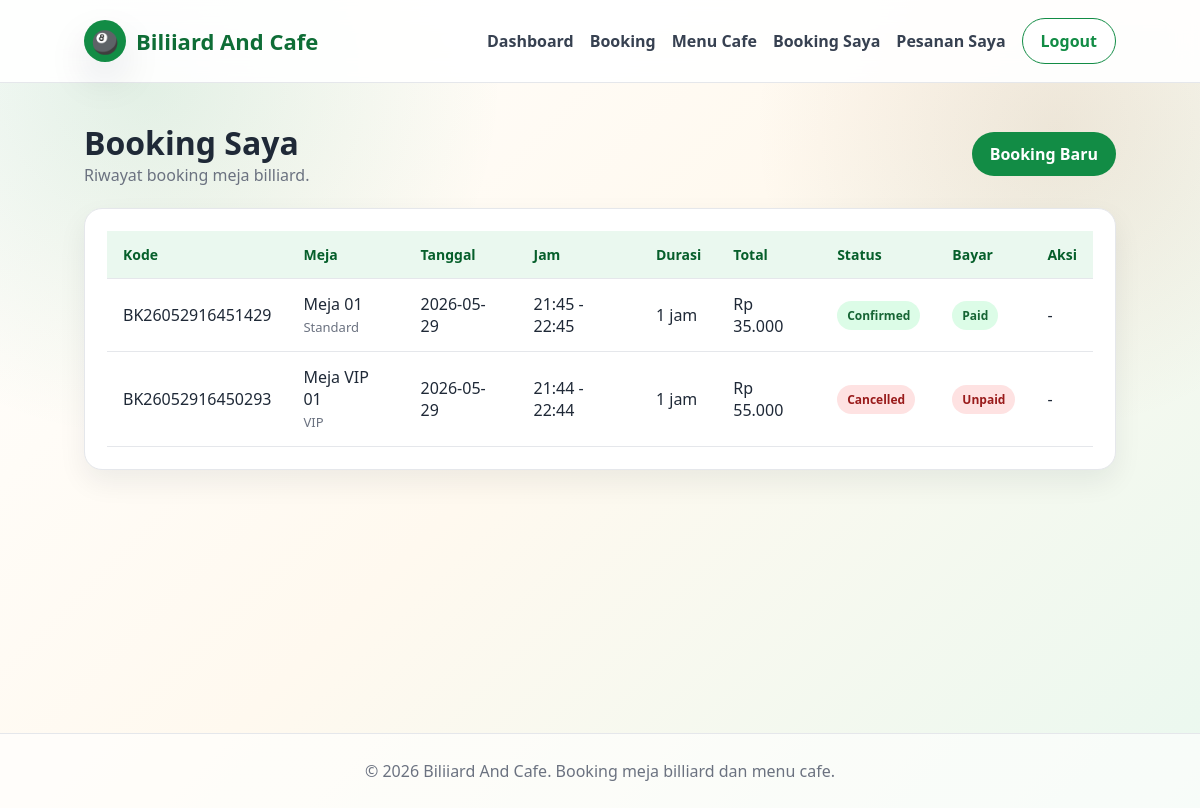
Page /user/my_bookings.php (signed in) on the committed database.
### tables this page shows
CREATE TABLE `bookings` (
  `id` int(11) NOT NULL,
  `booking_code` varchar(30) NOT NULL,
  `user_id` int(11) NOT NULL,
  `table_id` int(11) NOT NULL,
  `booking_date` date NOT NULL,
  `start_time` time NOT NULL,
  `end_time` time NOT NULL,
  `duration_hours` int(11) NOT NULL DEFAULT 1,
  `total_price` decimal(12,2) NOT NULL DEFAULT 0.00,
  `status` enum('pending','confirmed','completed','cancelled') NOT NULL DEFAULT 'pending',
  `payment_status` enum('unpaid','paid') NOT NULL DEFAULT 'unpaid',
  `notes` text DEFAULT NULL,
  `created_at` timestamp NOT NULL DEFAULT current_timestamp()
);

CREATE TABLE `billiard_tables` (
  `id` int(11) NOT NULL,
  `table_name` varchar(100) NOT NULL,
  `table_type` enum('Standard','VIP','Premium') NOT NULL DEFAULT 'Standard',
  `price_per_hour` decimal(12,2) NOT NULL DEFAULT 0.00,
  `status` enum('available','maintenance','inactive') NOT NULL DEFAULT 'available',
  `description` text DEFAULT NULL,
  `created_at` timestamp NOT NULL DEFAULT current_timestamp()
);

### includes/functions.php (called while the page is built, shortened)
<?php
function e($value) {
    return htmlspecialchars((string)$value, ENT_QUOTES, 'UTF-8');
}
function rupiah($number) {
    return 'Rp ' . number_format((float)$number, 0, ',', '.');
}
function badgeClass($status) {
    $map = [
        'available' => 'success',
        'active' => 'success',
        'paid' => 'success',
        'confirmed' => 'success',
        'completed' => 'success',
        'ready' => 'success',
        'pending' => 'warning',
        'process' => 'info',
        'unpaid' => 'danger',
        'sold_out' => 'danger',
        'cancelled' => 'danger',
        'maintenance' => 'warning',
        'inactive' => 'dark'
    ];
    return $map[$status] ?? 'dark';
}

### user/my_bookings.php (the view, shortened to what this page needs)
<?php
require_once '../config/database.php';
require_once '../includes/functions.php';
$stmt = $pdo->prepare("SELECT b.*, t.table_name, t.table_type FROM bookings b JOIN billiard_tables t ON t.id=b.table_id WHERE b.user_id=? ORDER BY b.booking_date DESC, b.start_time DESC");
$stmt->execute([$_SESSION['user_id']]);
$bookings = $stmt->fetchAll();
require_once '../includes/header.php';
?>
<section class="container">
    <div class="section-title"><div><h2>Booking Saya</h2><p>Riwayat booking meja billiard.</p></div><a class="btn btn-primary" href="booking.php">Booking Baru</a></div>
    <div class="card table-responsive">
        <table class="data-table">
            <thead><tr><th>Kode</th><th>Meja</th><th>Tanggal</th><th>Jam</th><th>Durasi</th><th>Total</th><th>Status</th><th>Bayar</th><th>Aksi</th></tr></thead>
            <tbody>
            <?php foreach ($bookings as $b): ?>
                <tr>
                    <td><?= e($b['booking_code']) ?></td><td><?= e($b['table_name']) ?><br><span class="small muted"><?= e($b['table_type']) ?></span></td><td><?= e($b['booking_date']) ?></td><td><?= e(substr($b['start_time'],0,5)) ?> - <?= e(substr($b['end_time'],0,5)) ?></td><td><?= e($b['duration_hours']) ?> jam</td><td><?= rupiah($b['total_price']) ?></td><td><span class="badge badge-<?= badgeClass($b['status']) ?>"><?= e($b['status']) ?></span></td><td><span class="badge badge-<?= badgeClass($b['payment_status']) ?>"><?= e($b['payment_status']) ?></span></td><td><?php if ($b['status'] === 'pending'): ?><a onclick="return confirmDelete('Batalkan booking ini?')" class="btn btn-sm btn-danger" href="?cancel=<?= $b['id'] ?>">Batal</a><?php else: ?>-<?php endif; ?></td>
                </tr>
            <?php endforeach; ?>
            </tbody>
        </table>
    </div>
</section>
<?php require_once '../includes/footer.php'; ?>

### assets/css/style.css (style rules this page uses)
:root { --green:#128C45; --green-light:#EAF8EF; --green-dark:#0E6D36; --brown:#8B5E34; --cream:#FFF9EF; --white:#FFFFFF; --dark:#1F2937; --muted:#6B7280; --line:#E5E7EB; --danger:#DC2626; --warning:#D97706; --info:#2563EB; --shadow:0 18px 40px rgba(17,24,39,.10); --radius:18px; }
* { box-sizing:border-box;margin:0;padding:0 }
body { font-family:'Segoe UI',Tahoma,Geneva,Verdana,sans-serif; background: radial-gradient(circle at 12% 10%, rgba(18,140,69,.12), transparent 28%), radial-gradient(circle at 88% 16%, rgba(139,94,52,.12), transparent 24%), linear-gradient(135deg,#ffffff 0%,#fff9ef 48%,#eaf8ef 100%); color:var(--dark); min-height:100vh; }
a { text-decoration:none;color:inherit }
.container { width:min(1180px,86%);margin:0 auto;padding:38px 0 }
.btn { display:inline-flex;align-items:center;justify-content:center;gap:8px;border:0;border-radius:999px;padding:11px 18px;font-weight:800;cursor:pointer;transition:.2s }
.btn-primary { background:var(--green);color:#fff }
.card { background:rgba(255,255,255,.96);border:1px solid var(--line);border-radius:var(--radius);padding:22px;box-shadow:0 12px 28px rgba(17,24,39,.07) }
.section-title { display:flex;justify-content:space-between;align-items:center;margin-bottom:22px;gap:14px }
.section-title h2 { font-size:32px }
.section-title p { color:var(--muted) }
.table-responsive { overflow:auto;border-radius:18px;border:1px solid var(--line);background:#fff }
.data-table { width:100%;border-collapse:collapse;min-width:760px }
.data-table th,.data-table td { padding:14px 16px;text-align:left;border-bottom:1px solid var(--line);vertical-align:middle }
.data-table th { background:var(--green-light);color:#065F2B;font-size:14px }
.badge { display:inline-block;border-radius:999px;padding:6px 10px;font-size:12px;font-weight:800;text-transform:capitalize }
.badge-success { background:#DCFCE7;color:#166534 }
.badge-danger { background:#FEE2E2;color:#991B1B }
.muted { color:var(--muted) }
.small { font-size:13px }

### rows in the picture
bookings: booking_code "BK26052916451429", table.table_name "Meja 01", table.table_type "Standard", booking_date "2026-05-29", start_time "21:45", end_time "22:45", duration_hours "1", total_price "Rp 35.000", status "Confirmed", payment_status "Paid"
bookings: booking_code "BK26052916450293", table.table_name "Meja VIP 01", table.table_type "VIP", booking_date "2026-05-29", start_time "21:44", end_time "22:44", duration_hours "1", total_price "Rp 55.000", status "Cancelled", payment_status "Unpaid"
